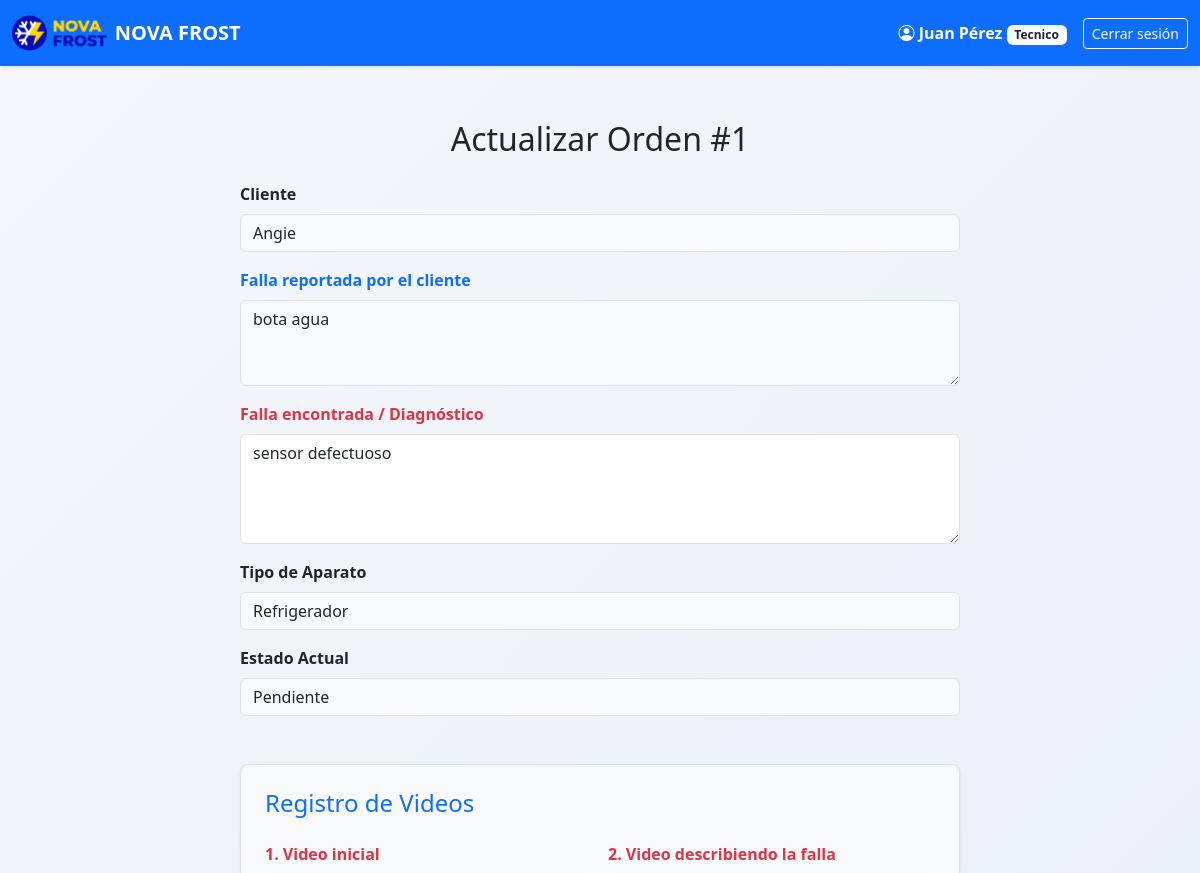
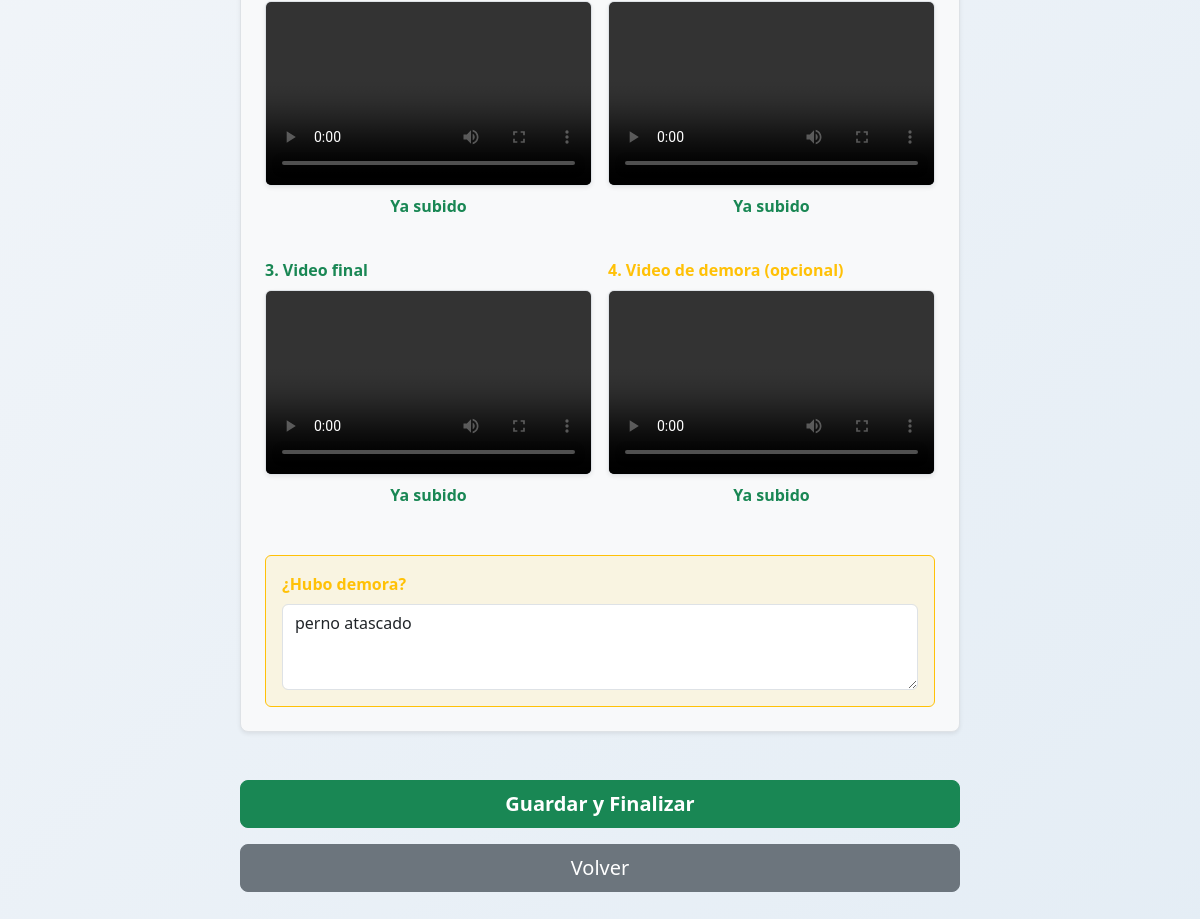
Page /actualizar_orden/1 (signed in) on the committed database (2 pictures, top to bottom).
### models.py (models this page shows, shortened)
class User(db.Model, UserMixin):
    id = db.Column(db.Integer, primary_key=True)
    email = db.Column(db.String(120), unique=True, nullable=False, index=True)
    password_hash = db.Column(db.String(255), nullable=False)
    role = db.Column(db.String(20), nullable=False, default='tecnico')
    nombre = db.Column(db.String(100), nullable=False, default='')
    apellido = db.Column(db.String(100), nullable=False, default='')
    activo = db.Column(db.Boolean, default=True)
    push_token = db.Column(db.String(500), nullable=True)
    fecha_registro = db.Column(db.DateTime, default=datetime.utcnow)
    ordenes_tecnico = db.relationship('Orden', backref='tecnico', lazy=True)
    anticipos = db.relationship('Anticipo', backref='tecnico_rel', lazy=True)
    salarios = db.relationship('Salario', backref='tecnico', lazy=True)
    def nombre_completo(self):
        if self.nombre and self.apellido:
            return f"{self.nombre} {self.apellido}"
        return self.email.split('@')[0].title()
    numero_whatsapp = db.Column(db.String(20), nullable=True)  # ej: '960632630'

class Orden(db.Model):
    id = db.Column(db.Integer, primary_key=True)
    cliente_id = db.Column(db.Integer, db.ForeignKey('cliente.id'), nullable=False)
    tecnico_id = db.Column(db.Integer, db.ForeignKey('user.id'), nullable=True)
    fecha = db.Column(db.DateTime, nullable=False)
    estado = db.Column(db.String(20), nullable=False)
    tipo_aparato = db.Column(db.String(50), nullable=False, default='Refrigerador')
    falla = db.Column(db.String(200), nullable=True)
    falla_encontrada = db.Column(db.Text, nullable=True)  # Diagnóstico del técnico
    resolucion = db.Column(db.String(200), nullable=True)
    valor = db.Column(db.Float, nullable=True)
    igv = db.Column(db.Float, nullable=True)
    total = db.Column(db.Float, nullable=True)
    video_inicial = db.Column(db.String(255), nullable=True)
    video_falla = db.Column(db.String(255), nullable=True)
    video_final = db.Column(db.String(255), nullable=True)
    video_demora = db.Column(db.String(255), nullable=True)
    justificacion_demora = db.Column(db.Text, nullable=True)
    fecha_hora_atencion = db.Column(db.DateTime, nullable=True)  # Fecha y hora programada
    medio_pago = db.Column(db.String(50), nullable=True)  # yape, plin, efectivo, otro
    tipo_comprobante = db.Column(db.String(50), nullable=True)  # boleta, factura, otro
    cliente = db.relationship('Cliente', backref='ordenes', lazy=True)
    pasajes = db.relationship('Pasaje', backref='orden', lazy=True)

class Cliente(db.Model):
    id = db.Column(db.Integer, primary_key=True)
    nombre = db.Column(db.String(100), nullable=False, unique=True)
    telefono = db.Column(db.String(20), nullable=True)
    direccion = db.Column(db.String(200), nullable=True)
    distrito = db.Column(db.String(100), nullable=True)
    medio_contacto = db.Column(db.String(100), nullable=False)
    fecha_creacion = db.Column(db.DateTime, default=datetime.utcnow)

### app.py (the view, shortened to what this page needs)
@app.route('/actualizar_orden/<int:orden_id>', methods=['GET', 'POST'])
@login_required
def actualizar_orden(orden_id):
    if current_user.role != 'tecnico':
        flash('Acceso restringido', 'danger')
        return redirect(url_for('dashboard'))
    orden = Orden.query.get_or_404(orden_id)
    if orden.tecnico_id != current_user.id:
        flash('No puedes editar esta orden', 'danger')
        return redirect(url_for('dashboard'))
    return render_template('actualizar_orden.html', orden=orden)

### app.py (called while the page is built)
@login_manager.user_loader
def load_user(user_id):
    return db.session.get(User, int(user_id))

### templates/actualizar_orden.html (shortened to what this page needs)
{% extends "base.html" %}
{% block content %}
<div class="container py-5">
    <h2 class="text-center mb-4">Actualizar Orden #{{ orden.id }}</h2>
    <div class="row justify-content-center">
        <div class="col-lg-8">
            <form method="POST" enctype="multipart/form-data">
                <div class="mb-3">
                    <label class="form-label fw-bold">Cliente</label>
                    <input type="text" class="form-control bg-light" value="{{ orden.cliente.nombre }}" readonly>
                </div>
                <div class="mb-3">
                    <label class="form-label fw-bold text-primary">Falla reportada por el cliente</label>
                    <textarea class="form-control bg-light" rows="3" readonly>{{ orden.falla or 'No reportada' }}</textarea>
                </div>
                <div class="mb-3">
                    <label class="form-label fw-bold text-danger">Falla encontrada / Diagnóstico</label>
                    <textarea name="falla_encontrada" class="form-control" rows="4" placeholder="Describe lo que realmente encontraste (ej: motor quemado, fuga de gas, etc.)" required>{{ orden.falla_encontrada or '' }}</textarea>
                </div>
                <div class="mb-3">
                    <label class="form-label fw-bold">Tipo de Aparato</label>
                    <input type="text" class="form-control bg-light" value="{{ orden.tipo_aparato }}" readonly>
                </div>
                <div class="mb-3">
                    <label class="form-label fw-bold">Estado Actual</label>
                    <input type="text" class="form-control bg-light" value="{{ orden.estado|title }}" readonly>
                </div>
                <div class="mt-5 p-4 border rounded-3 bg-light shadow-sm">
                    <h4 class="text-primary mb-4">Registro de Videos</h4>
                    <div class="row g-3">
                        <div class="col-md-6 mb-4">
                            <label class="form-label fw-bold text-danger">1. Video inicial</label>
                            {% if orden.video_inicial %}
                                <div class="ratio ratio-16x9 mb-2 border rounded overflow-hidden shadow-sm">
                                    <video controls class="w-100">
                                        <source src="{{ orden.video_inicial }}" type="video/mp4">
                                    </video>
                                </div>
                                <div class="text-success fw-bold text-center">Ya subido</div>
                            {% else %}
                                <input type="file" name="video_inicial" accept="video/*" capture="environment" class="form-control" required>
                            {% endif %}
                        </div>
                        <div class="col-md-6 mb-4">
                            <label class="form-label fw-bold text-danger">2. Video describiendo la falla</label>
                            {% if orden.video_falla %}
                                <div class="ratio ratio-16x9 mb-2 border rounded overflow-hidden shadow-sm">
                                    <video controls class="w-100">
                                        <source src="{{ orden.video_falla }}" type="video/mp4">
                                    </video>
                                </div>
                                <div class="text-success fw-bold text-center">Ya subido</div>
                            {% else %}
                                <input type="file" name="video_falla" accept="video/*" capture="environment" class="form-control" required>
                            {% endif %}
                        </div>
                        <div class="col-md-6 mb-4">
                            <label class="form-label fw-bold text-success">3. Video final</label>
                            {% if orden.video_final %}
                                <div class="ratio ratio-16x9 mb-2 border rounded overflow-hidden shadow-sm">
                                    <video controls class="w-100">
                                        <source src="{{ orden.video_final }}" type="video/mp4">
                                    </video>
                                </div>
                                <div class="text-success fw-bold text-center">Ya subido</div>
                            {% else %}
                                <input type="file" name="video_final" accept="video/*" capture="environment" class="form-control" required>
                            {% endif %}
                        </div>
                        <div class="col-md-6 mb-4">
                            <label class="form-label fw-bold text-warning">4. Video de demora (opcional)</label>
                            {% if orden.video_demora %}
                                <div class="ratio ratio-16x9 mb-2 border rounded overflow-hidden shadow-sm">
                                    <video controls class="w-100">
                                        <source src="{{ orden.video_demora }}" type="video/mp4">
                                    </video>
                                </div>
                                <div class="text-success fw-bold text-center">Ya subido</div>
                            {% else %}
                                <input type="file" name="video_demora" accept="video/*" capture="environment" class="form-control">
                            {% endif %}
                        </div>
                    </div>
                    <div class="mt-4 p-3 bg-warning bg-opacity-10 border border-warning rounded">
                        <label class="form-label fw-bold text-warning">¿Hubo demora?</label>
                        <textarea name="justificacion_demora" class="form-control" rows="3">{{ orden.justificacion_demora or '' }}</textarea>
                    </div>
                </div>
                <div class="d-grid gap-3 mt-5">
                    <button type="submit" id="btnGuardar" class="btn btn-success btn-lg fw-bold">
                        <span id="btnText">Guardar y Finalizar</span>
                    </button>
                    <a href="{{ url_for('dashboard') }}" class="btn btn-secondary btn-lg">Volver</a>
                </div>
            </form>
        </div>
    </div>
</div>
{% endblock %}

### templates/base.html (shortened to what this page needs)
<!DOCTYPE html>
<html lang="es">
<head>
    <link href="https://cdn.jsdelivr.net/npm/bootstrap@5.3.3/dist/css/bootstrap.min.css" rel="stylesheet"
>
    <link rel="stylesheet" href="https://cdn.jsdelivr.net/npm/bootstrap-icons@1.11.3/font/bootstrap-icons.min.css">
</head>
<body>
    <nav class="navbar navbar-expand-lg navbar-dark bg-primary shadow-sm fixed-top">
        <div class="container-fluid">
            <a class="navbar-brand d-flex align-items-center gap-2" href="{{ url_for('dashboard') }}">
                <img src="/static/logo.png" alt="Logo">
                <strong>NOVA FROST</strong>
            </a>
            <div class="collapse navbar-collapse" id="#navbarNav">
                <ul class="navbar-nav ms-auto align-items-center">
                    {% if current_user.is_authenticated %}
                        <li class="nav-item me-3">
                            <span class="navbar-text user-name">
                                <i class="bi bi-person-circle"></i>
                                {{ current_user.nombre_completo() }}
                                <small class="badge bg-light text-dark">{{ current_user.role|title }}</small>
                            </span>
                        </li>
                        <li class="nav-item">
                            <a href="{{ url_for('logout') }}" class="btn btn-outline-light btn-sm">
                                Cerrar sesión
                            </a>
                        </li>
                    {% endif %}
                </ul>
            </div>
        </div>
    </nav>
    <main class="container pt-5 mt-4">
        {% block content %}{% endblock %}
    </main>
</body>
</html>

### templates/base.html (style rules this page uses)
body { background: linear-gradient(135deg, #f5f7fa 0%, #e4edf5 100%); min-height: 100vh; margin: 0; padding-bottom: 60px; }
.navbar-brand img { height: 40px; }
.user-name { font-weight: 600; color: #fff; }

### rows in the picture
User: nombre_completo "Juan Pérez", role "Tecnico"
Orden: id "1", falla "bota agua", falla_encontrada "sensor defectuoso", tipo_aparato "Refrigerador", estado "Pendiente", justificacion_demora "perno atascado"
Cliente: cliente.nombre "Angie"
